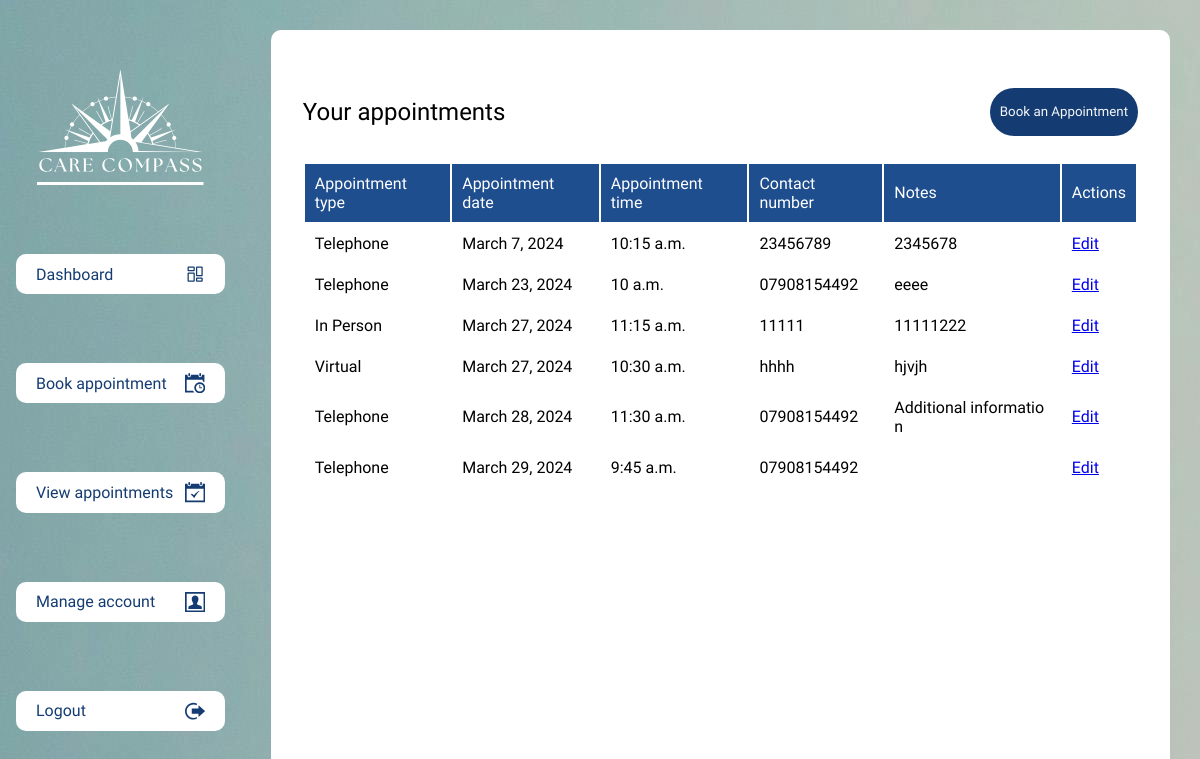
/appointments/view/ (signed in), run on an earlier commit of the app's database.
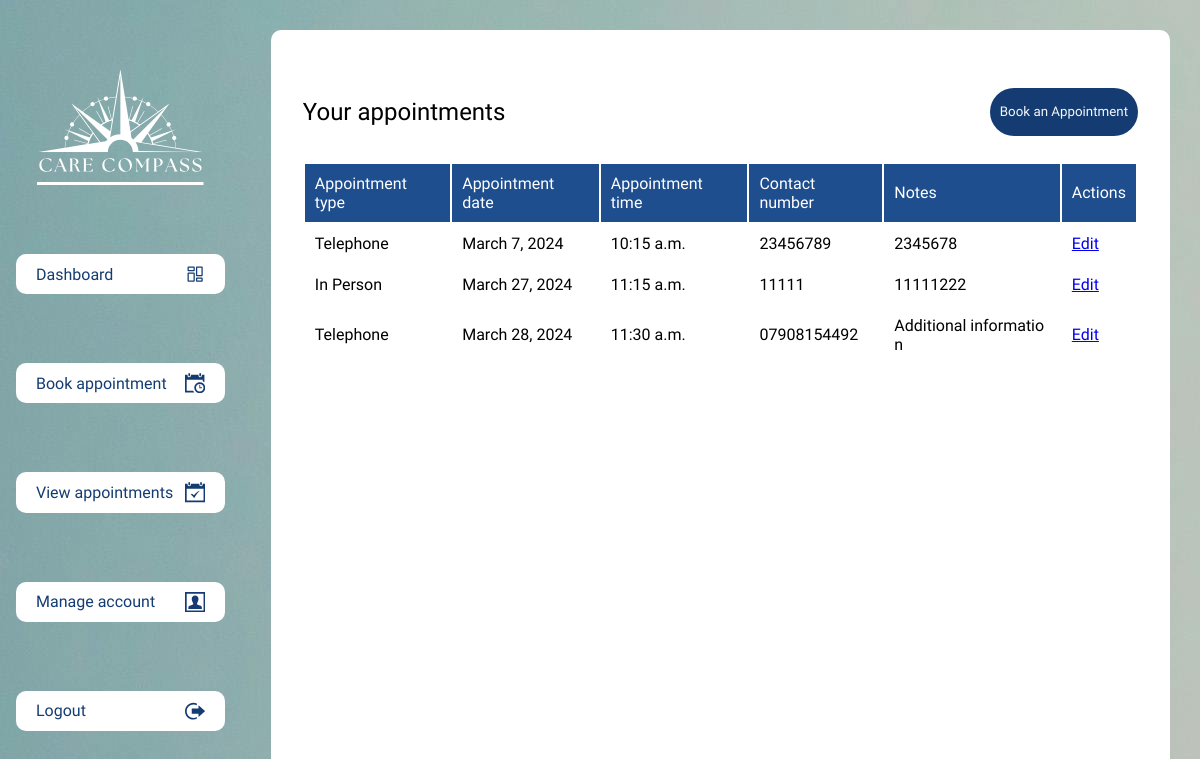
And on a later commit of the database.
### appointments/models.py (models this page shows, shortened)
class Appointment(models.Model):
    user = models.ForeignKey(settings.AUTH_USER_MODEL, on_delete=models.CASCADE, related_name='appointments')
    appointment_type = models.CharField(max_length=100)
    date = models.DateField()
    time = models.TimeField()
    contact_number = models.CharField(max_length=15)
    user_notes = models.TextField(blank=True)
    admin_notes = models.TextField(blank=True)
    created_at = models.DateTimeField(auto_now_add=True)
    updated_at = models.DateTimeField(auto_now=True)

### appointments/views.py (the view)
# urls.py: path('view/', views.view_appointments, name='view_appointments'),
@login_required
def view_appointments(request):
    if request.user.is_admin:
        return redirect('appointments:admin_view_appointments')
    appointments = Appointment.objects.filter(user=request.user).order_by('date')
    return render(request, 'appointments/view_appointments.html', {'appointments': appointments})

### templates/appointments/view_appointments.html
{% extends 'base.html' %} {% block content %}
<div class="content">
  <div class="header">
    <h2>Your appointments</h2>
    <button>
      <a href="{% url 'appointments:book_appointment' %}">Book an Appointment</a>
    </button>
  </div>
  <table>
    <tr>
      <th>Appointment type</th>
      <th>Appointment date</th>
      <th>Appointment time</th>
      <th>Contact number</th>
      <th>Notes</th>
      <th>Actions</th>
    </tr>
    {% for appointment in appointments %}
    <tr>
      <td>{{ appointment.appointment_type }}</td>
      <td>{{ appointment.date }}</td>
      <td>{{ appointment.time }}</td>
      <td>{{ appointment.contact_number }}</td>
      <td>{{ appointment.user_notes }}</td>
      <td>
        <a href="{% url 'appointments:edit_appointment' appointment.id %}" class="edit-btn">Edit</a>
      </td>
    </tr>
    {% endfor %}
  </table>
</div>
{% endblock %}

What changed in the data, as far as the page shows it:
removed Appointment: appointment_type "Telephone", date "March 23, 2024", time "10 a.m.", contact_number "07908154492", user_notes "eeee"
removed Appointment: appointment_type "Virtual", date "March 27, 2024", time "10:30 a.m.", contact_number "hhhh", user_notes "hjvjh"
removed Appointment: appointment_type "Telephone", date "March 29, 2024", time "9:45 a.m.", contact_number "07908154492"
